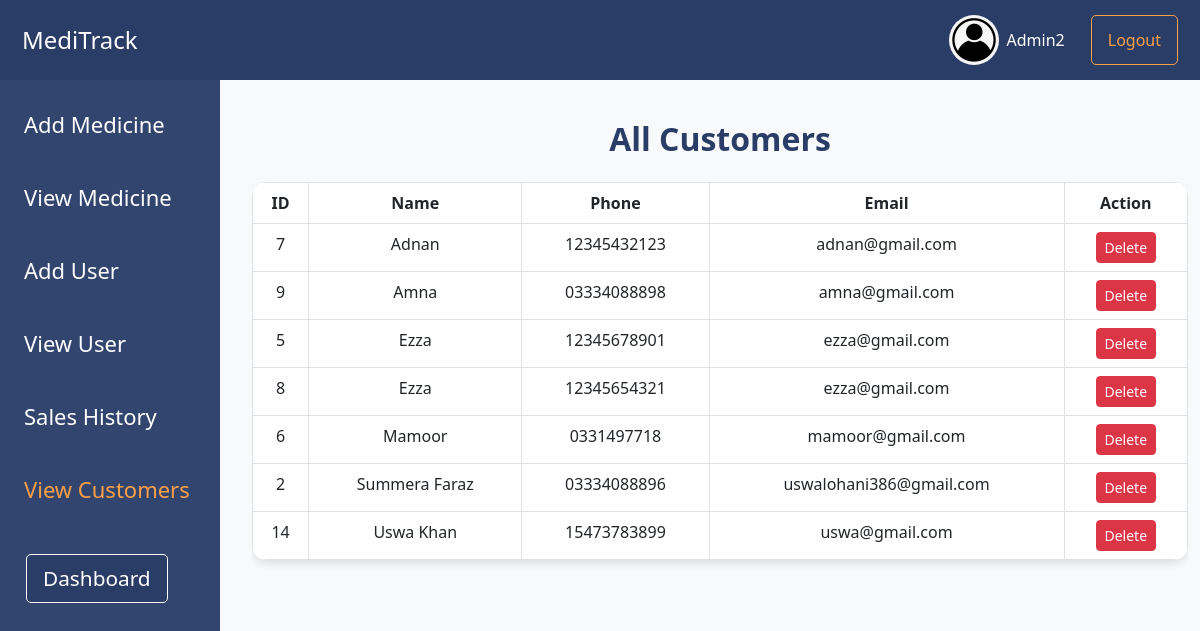
The page /Files/view_customers.php (signed in) on the database its author committed.
### tables this page shows
CREATE TABLE `customers` (
  `id` int(11) NOT NULL,
  `name` varchar(100) DEFAULT NULL,
  `phone` varchar(20) DEFAULT NULL,
  `created_at` timestamp NOT NULL DEFAULT current_timestamp(),
  `email` varchar(255) DEFAULT NULL,
  `date_of_registration` date DEFAULT curdate()
);

### Files/Database.php (called while the page is built, shortened)
<?php
class Database {
    private $conn;
    private static $instance = null;
    private function __construct() {
        $this->conn = new mysqli("localhost", "root", "", "medicine_inventory");
        $this->conn->set_charset("utf8mb4");
    }
    public static function getInstance() {
        if (self::$instance === null) {
            self::$instance = new self();
        }
        return self::$instance;
    }
    public function query($sql, $types = "", $params = []) {
        $stmt = $this->conn->prepare($sql);
        if (!empty($params)) {
            $stmt->bind_param($types, ...$params);
        }
        $stmt->execute();
        return $stmt;
    }
    public function select($sql, $types = "", $params = []) {
        $stmt = $this->query($sql, $types, $params);
        $result = $stmt->get_result();
        $data = [];
        while ($row = $result->fetch_assoc()) {
            $data[] = $row;
        }
        return $data;
    }
}
?>

### Files/SessionManager.php (called while the page is built, shortened)
<?php
class SessionManager {
    private static $instance = null;
    private function __construct() {
        if (!isset($_SESSION['last_regeneration'])) {
            $this->regenerateSession();
        } else {
            $interval = 30 * 60;
        }
    }
    public static function getInstance() {
        if (self::$instance === null) {
            self::$instance = new self();
        }
        return self::$instance;
    }
    private function validateSession() {
        $user_agent = $_SERVER['HTTP_USER_AGENT'] ?? '';
        $ip_address = $_SERVER['REMOTE_ADDR'] ?? '';
        $current_fingerprint = hash('sha256', $user_agent . $ip_address);
    }
    public function getUsername() {
        return $_SESSION['admin'] ?? null;
    }
}
?>

### Files/view_customers.php (the view, shortened to what this page needs)
<?php
require_once 'SessionManager.php';
require_once 'Database.php';
$session = SessionManager::getInstance();
$db = Database::getInstance();
$conn = $db->getConnection();
$username = $session->getUsername();
$result = $db->select("SELECT username, profile_picture FROM admin WHERE username = ?", "s", [$username]);
$user = $result[0];
$adminName = $user['username'];
$profilePic = $user['profile_picture'];
$defaultProfilePic = 'profile1.webp';
$result = $conn->query("SELECT * FROM customers ORDER BY name ASC");
?>
<!DOCTYPE html>
<html lang="en">
<head>
  <link href="https://cdn.jsdelivr.net/npm/bootstrap@5.3.0/dist/css/bootstrap.min.css" rel="stylesheet">
</head>
<body>
<nav class="navbar navbar-expand-lg navbar-dark">
  <div class="container-fluid">
    <a class="navbar-brand" href="admin_dashboard.php">MediTrack</a>
    <div class="d-flex">
      <div class="me-3 text-white d-flex align-items-center">
        <img src="<?php echo $profilePic ? $profilePic : $defaultProfilePic; ?>" alt="Admin Profile" class="profile-img me-2"
             onerror="this.onerror=null; this.src='<?php echo $defaultProfilePic; ?>';">
        <span><?php echo $adminName; ?></span>
      </div>
      <button class="logout-btn" onclick="window.location.href='logout.php'">Logout</button>
    </div>
  </div>
</nav>
<nav class="sidebar navbar navbar-expand-lg p-3">
  <ul class="navbar-nav flex-column w-100">
    <?php if ($_SESSION['role'] == 'admin'): ?>
      <li class="nav-item mb-3">
        <a class="nav-link" href="add_medicine.php">Add Medicine</a>
      </li>
      <li class="nav-item mb-3">
        <a class="nav-link" href="view_medicines.php">View Medicine</a>
      </li>
      <li class="nav-item mb-3">
        <a class="nav-link" href="add_user.php">Add User</a>
      </li>
      <li class="nav-item mb-3">
        <a class="nav-link" href="view_users.php">View User</a>
      </li>
      <li class="nav-item mb-3">
        <a class="nav-link" href="sales_history.php">Sales History</a>
      </li>
      <li class="nav-item mb-3">
        <a class="nav-link active disabled" aria-disabled="true" href="view_customers.php">View Customers</a>
      </li>
    <?php endif; ?>
  </ul>
  <button class="dashboard-btn" onclick="window.location.href='<?php echo ($_SESSION['role'] == 'cashier') ? 'cashier_dashboard.php' : 'admin_dashboard.php'; ?>'">Dashboard</button>
</nav>
<div class="container main-content" style="padding-top: 120px;">
  <h2 class="text-center mb-4 fw-bold" style="color: #2A3D66;">All Customers</h2>
  <div class="table-responsive">
    <table class="table table-bordered">
      <thead class="text-center">
        <tr>
          <th>ID</th>
          <th>Name</th>
          <th>Phone</th>
          <th>Email</th>
          <th>Action</th>
        </tr>
      </thead>
      <tbody class="text-center">
        <?php while ($row = $result->fetch_assoc()): ?>
          <tr>
            <td><?php echo $row['id']; ?></td>
            <td><?php echo htmlspecialchars($row['name']); ?></td>
            <td><?php echo htmlspecialchars($row['phone']); ?></td>
            <td><?php echo htmlspecialchars($row['email']); ?></td>
            <td>
              <?php if ($_SESSION['role'] === 'admin'): ?>
                <a href="view_customers.php?delete_id=<?php echo $row['id']; ?>" class="btn btn-danger btn-sm"
                   onclick="return confirm('Are you sure you want to delete this customer?');">
                  Delete
                </a>
              <?php else: ?>
                <span class="text-muted">N/A</span>
              <?php endif; ?>
            </td>
          </tr>
        <?php endwhile; ?>
      </tbody>
    </table>
  </div>
</div>
</body>
</html>

### Files/view_customers.php (style rules this page uses)
body { background-color: #f8f9fa; }
.navbar { background-color: #2A3D66; height: 80px; position: fixed; top: 0; width: 100%; z-index: 1050; }
body, html { overflow-x: hidden; }
.navbar-brand { color: white !important; font-size: 1.5rem; margin-left: 10px; }
.nav-link { color: white !important; }
.profile-img { width: 50px; height: 50px; border-radius: 50%; }
.logout-btn { color: #FF9F45; background-color: #2A3D66; border: 1px solid #FF9F45; border-radius: 5px; font-size: 1rem; padding: 8px 16px; margin-left: 10px; transition: all 0.3s ease; font-weight: 500; margin-right: 10px; }
.dashboard-btn { color: #FFFFFF; background-color: #2A3D66; border: 1px solid #FFFFFF; border-radius: 5px; font-size: 1.3rem; padding: 8px 16px; margin-left: 10px; transition: all 0.3s ease; font-weight: 500; margin-right: 10px; margin-top: 20px; }
table { background: #ffffff; border-radius: 15px; overflow: hidden; box-shadow: 0 4px 8px rgba(0,0,0,0.1); }
th { background-color: #2A3D66; color: white; }
.navbar-nav .nav-link.active { color: #FF9F45 !important; }
.navbar-nav .nav-link { font-size: 23px; font-weight: 500; }
.navbar-nav .nav-link.disabled { color: #FF9F45 !important; opacity: 1; }
.sidebar { background-color: rgb(50, 69, 111); position: fixed; top: 80px; left: 0; width: 220px; height: calc(100vh - 80px); overflow-y: auto; padding-top: 1rem; z-index: 1030; display: flex; flex-direction: column; align-items: flex-start; }
.sidebar .nav-link { color: white !important; font-size: 22px; font-weight: 500; padding: 12px 20px; border-radius: 8px; transition: background-color 0.3s ease; }
.sidebar .nav-link.active, .sidebar .nav-link.disabled { color: #FF9F45 !important; background-color: transparent; opacity: 1; pointer-events: none; }
.main-content { margin-left: 240px; max-width: calc(100% - 240px); overflow-x: hidden; }

### rows shown on the page
customers: id "7", name "Adnan", phone "12345432123", email "adnan@gmail.com"
customers: id "9", name "Amna", phone "03334088898", email "amna@gmail.com"
customers: id "5", name "Ezza", phone "12345678901", email "ezza@gmail.com"
customers: id "8", name "Ezza", phone "12345654321", email "ezza@gmail.com"
customers: id "6", name "Mamoor", phone "0331497718", email "mamoor@gmail.com"
customers: id "2", name "Summera Faraz", phone "03334088896", email "uswalohani386@gmail.com"
customers: id "14", name "Uswa Khan", phone "15473783899", email "uswa@gmail.com"

### other values the page prints
$adminName "Admin2"
